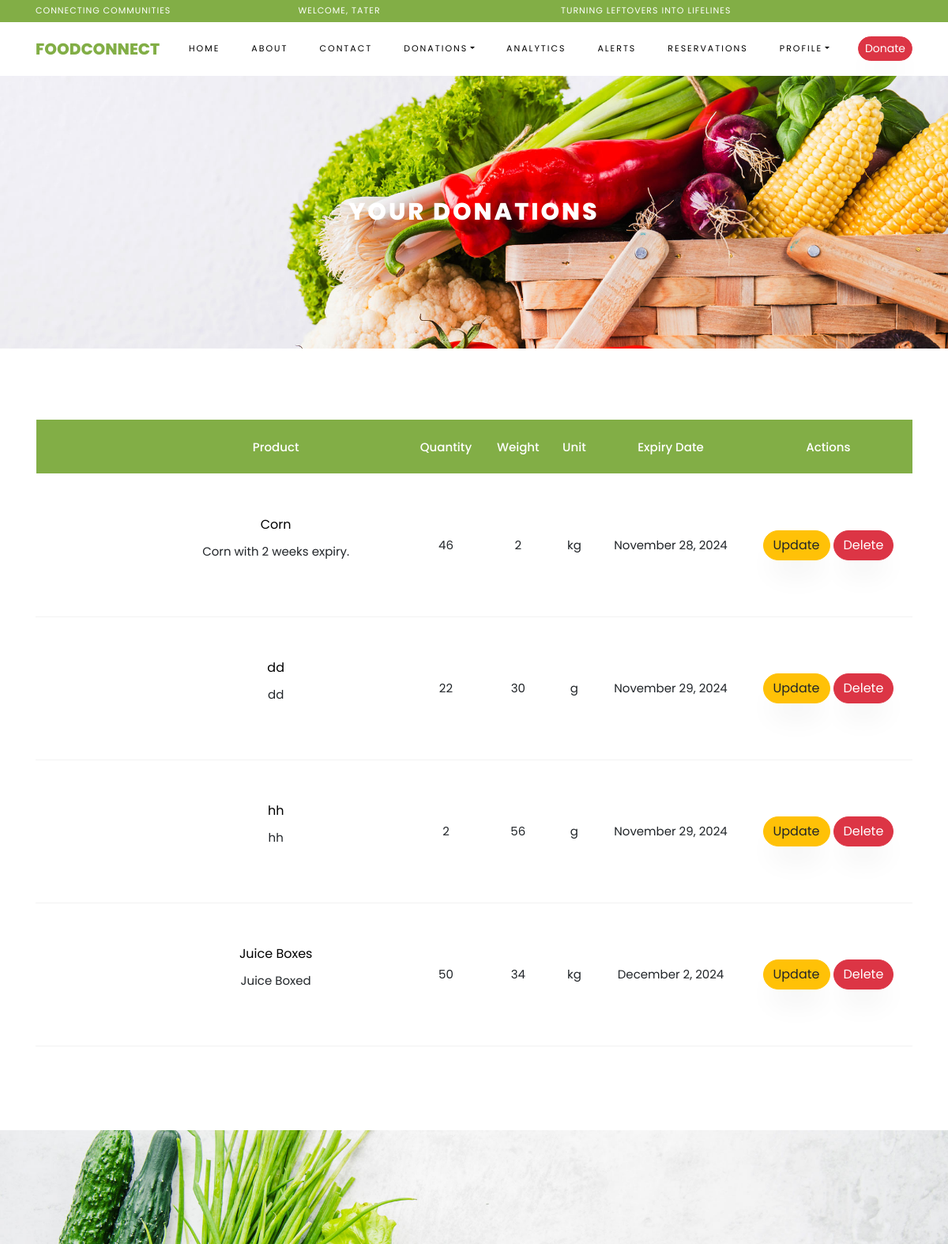
Before: /donations/my-donations/ (signed in, upper part) with the older database file.
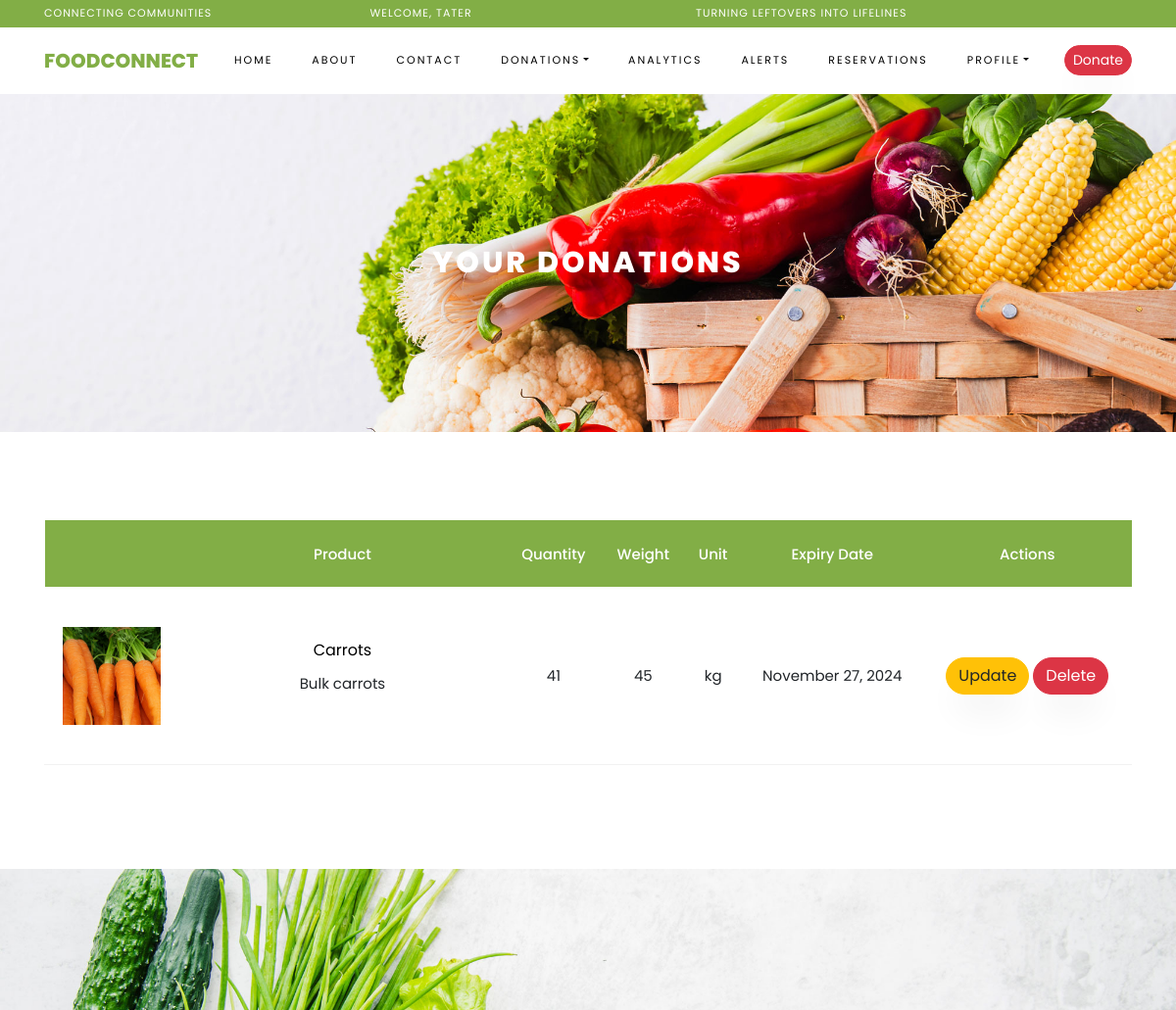
After: the same page with the newer database file.
### donations/models.py (models this page shows, shortened)
class Product(models.Model):
    UNIT_CHOICES = [
        ('g', 'Grams'),
        ('kg', 'Kilograms'),
        ('liters', 'Liters'),
        ('ml', 'Milliliters'),
    ]
    name = models.CharField(max_length=100)
    donated_by = models.ForeignKey(User, on_delete=models.SET_NULL, null=True)
    description = models.TextField(null=True, blank=True)
    category = models.ForeignKey(Category, on_delete=models.CASCADE, related_name='category')
    quantity = models.PositiveIntegerField()
    weight = models.PositiveIntegerField()
    unit = models.CharField(max_length=10, choices=UNIT_CHOICES)
    rating = models.PositiveIntegerField(default=0)
    amount_donated = models.PositiveIntegerField(default=0)
    expiry_date = models.DateField(blank=True, null=True)
    image = models.ImageField(upload_to='product_images/', blank=True, null=True)
    date_created = models.DateTimeField(auto_now_add=True)

### donations/views.py (the view)
# urls.py: path('my-donations/', views.donor_donations, name='donor_donations'),
@login_required
def donor_donations(request):
    donations = Product.objects.filter(donated_by=request.user)
    return render(request, 'donations/donor_donations_list.html', {
        'donations': donations,
    })

### templates/donations/donor_donations_list.html
{% extends 'webpages/base.html' %}
{% load static %}
{% block content %}
    <div class="hero-wrap hero-bread" style="background-image: url('{% static "images/bg_1.jpg" %}');">
      <div class="container">
        <div class="row no-gutters slider-text align-items-center justify-content-center">
          <div class="col-md-9 ftco-animate text-center">
            <h1 class="mb-0 bread">Your Donations</h1>
          </div>
        </div>
      </div>
    </div>
 <section class="ftco-section ftco-cart">
			<div class="container">
				<div class="row">
    			<div class="col-md-12 ftco-animate">
    				<div class="cart-list">
                        {% if donations %}
	    				<table class="table">
						    <thead class="thead-primary">
						      <tr class="text-center">
                                  <th>&nbsp;</th>
                                  <th>Product</th>
                                  <th>Quantity</th>
                                  <th>Weight</th>
                                  <th>Unit</th>
                                  <th>Expiry Date</th>
                                  <th>Actions</th>
						      </tr>
						    </thead>
						    <tbody>
                            {% for donation in donations %}
						      <tr class="text-center">
                                <td class="image-prod">
                                    <div class="img" style="background-image:url(
                                        {% if donation.image %}
                                            {{ donation.image.url }}
                                        {% else %}
                                            {% static 'images/default-foodbox.jpg' %}
                                        {% endif %}
                                    );"></div>
                                </td>
                                  <td class="product-name">
                                      <h3>{{ donation.name }}</h3>
                                      <p>{{ donation.description|truncatechars:50 }}</p>
                                  </td>
                                  <td>{{ donation.quantity }}</td>
                                  <td>{{ donation.weight }}</td>
                                  <td>{{ donation.unit }}</td>
                                  <td>{{ donation.expiry_date|date:"F j, Y" }}</td>
                                  <td>
                                     <a href="{% url 'update-donation' donation.id %}" class="btn btn-warning">
                                        Update
                                     </a>
                                      <a href="{% url 'delete-donation' donation.id %}"
                                        class="btn btn-danger"
                                        onclick="return confirm('Are you sure you want to delete Donation?');"
                                     >
                                         Delete
                                     </a>
                                  </td>
						      </tr>
                            {% endfor %}
						    </tbody>
						  </table>
                        {% else %}
                            <p>No Donation Found.</p>
                        {% endif %}
					  </div>
    			</div>
    		</div>
			</div>
		</section>
{% endblock %}

Changed rows visible on the page:
removed Product: name "Corn", description "Corn with 2 weeks expiry.", quantity "46", weight "2", unit "kg", expiry_date "November 28, 2024"
removed Product: name "dd", description "dd", quantity "22", weight "30", unit "g", expiry_date "November 29, 2024"
removed Product: name "hh", description "hh", quantity "2", weight "56", unit "g", expiry_date "November 29, 2024"
removed Product: name "Juice Boxes", description "Juice Boxed", quantity "50", weight "34", unit "kg", expiry_date "December 2, 2024"
added Product: image (picture), name "Carrots", description "Bulk carrots", quantity "41", weight "45", unit "kg", expiry_date "November 27, 2024"
